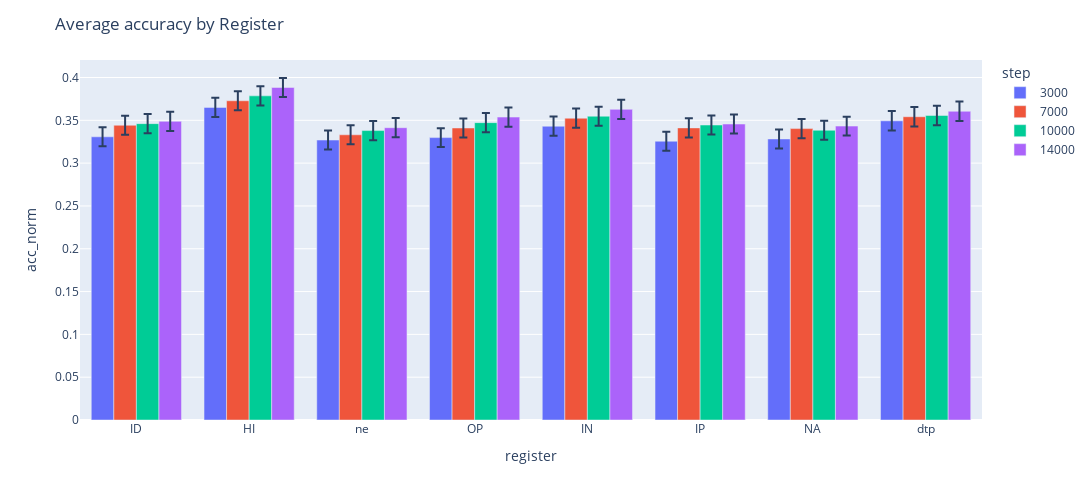

Source (notebook cell):
### Code cell
filter_ = df["step"].isin(["3000","7000","10000","14000"])
fig = px.bar(df[filter_], x="register", y="acc_norm", error_y="acc_norm_stderr", barmode='group', color="step")
fig.update_layout(
    title="Average accuracy by Register",
    height=500,  # Adjust the height of the plot
    width=1300,
    showlegend=True,  # Show legend
)
fig.show()

### Figure 1 — Plotly figure (JSON) as saved in the notebook; plotly's stock layout.template omitted (floating-point values rounded to 4 significant figures)
{"data": [{"alignmentgroup": "True", "error_y": {"array": [0.01115, 0.01122, 0.01117, 0.01105, 0.01126, 0.01097, 0.01106, 0.01137]}, "hovertemplate": "step=3000<br>register=%{x}<br>acc_norm=%{y}<extra></extra>", "legendgroup": "3000", "marker": {"color": "#636efa", "pattern": {"shape": ""}}, "name": "3000", "offsetgroup": "3000", "orientation": "v", "showlegend": true, "textposition": "auto", "type": "bar", "x": ["ID", "HI", "ne", "OP", "IN", "IP", "NA", "dtp"], "xaxis": "x", "y": [0.3307, 0.3651, 0.3269, 0.3298, 0.3431, 0.3256, 0.3282, 0.3494], "yaxis": "y"}, {"alignmentgroup": "True", "error_y": {"array": [0.01115, 0.01109, 0.01126, 0.0111, 0.01113, 0.01114, 0.01115, 0.0113]}, "hovertemplate": "step=7000<br>register=%{x}<br>acc_norm=%{y}<extra></extra>", "legendgroup": "7000", "marker": {"color": "#EF553B", "pattern": {"shape": ""}}, "name": "7000", "offsetgroup": "7000", "orientation": "v", "showlegend": true, "textposition": "auto", "type": "bar", "x": ["ne", "ID", "IN", "HI", "NA", "IP", "OP", "dtp"], "xaxis": "x", "y": [0.3331, 0.3442, 0.3525, 0.3728, 0.3403, 0.3411, 0.341, 0.3542], "yaxis": "y"}, {"alignmentgroup": "True", "error_y": {"array": [0.01115, 0.01101, 0.01112, 0.01119, 0.01116, 0.01132, 0.01117, 0.01114]}, "hovertemplate": "step=10000<br>register=%{x}<br>acc_norm=%{y}<extra></extra>", "legendgroup": "10000", "marker": {"color": "#00cc96", "pattern": {"shape": ""}}, "name": "10000", "offsetgroup": "10000", "orientation": "v", "showlegend": true, "textposition": "auto", "type": "bar", "x": ["ID", "NA", "OP", "IN", "HI", "dtp", "ne", "IP"], "xaxis": "x", "y": [0.3461, 0.3384, 0.3473, 0.3548, 0.3785, 0.3557, 0.338, 0.3445], "yaxis": "y"}, {"alignmentgroup": "True", "error_y": {"array": [0.01128, 0.01112, 0.01128, 0.01101, 0.01121, 0.01107, 0.01118, 0.01104]}, "hovertemplate": "step=14000<br>register=%{x}<br>acc_norm=%{y}<extra></extra>", "legendgroup": "14000", "marker": {"color": "#ab63fa", "pattern": {"shape": ""}}, "name": "14000", "offsetgroup": "14000", "orientation": "v", "showlegend": true, "textposition": "auto", "type": "bar", "x": ["dtp", "ID", "IN", "NA", "ne", "IP", "OP", "HI"], "xaxis": "x", "y": [0.3605, 0.3488, 0.3628, 0.3432, 0.3414, 0.3457, 0.3538, 0.3884], "yaxis": "y"}], "layout": {"barmode": "group", "height": 500, "legend": {"title": {"text": "step"}, "tracegroupgap": 0}, "margin": {"t": 60}, "showlegend": true, "title": {"text": "Average accuracy by Register"}, "width": 1300, "xaxis": {"anchor": "y", "domain": [0, 1], "title": {"text": "register"}}, "yaxis": {"anchor": "x", "domain": [0, 1], "title": {"text": "acc_norm"}}}}
